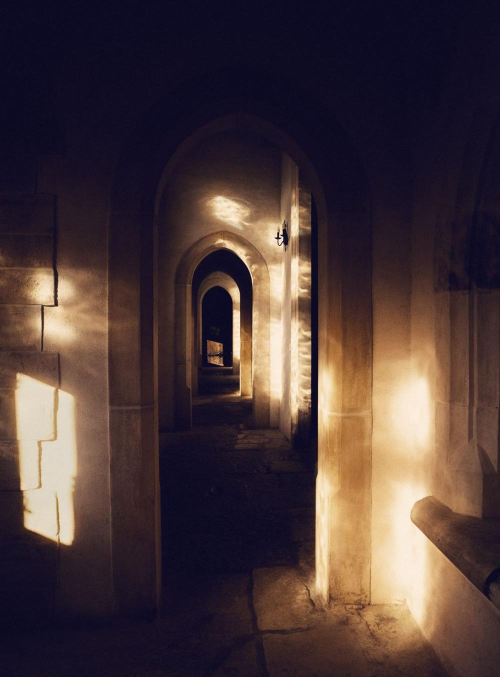
#> input picture src/assets/img/corridor-glow-sm.jpg, 1000 x 1353 px, given in place of corridor-glow-sm.jpg.jpg, which was not available (shown at 1/2 size)
$ python engrave.py ../src/assets/img/corridor-glow-sm.jpg
#> lines starting #> are read from the running program, lines starting #| are printed output that depends on the picture; pictures that were not available may be replaced by others from this repository, and a replacement may not be noted
# -*- coding: utf-8 -*-
"""Turn a photograph into a line engraving: Cloud lines on Indigo.
    python3 tools/engrave.py hero-souq-night
writes src/assets/img/<name>-engrave.jpg (+ -sm)."""
import os, sys
import numpy as np
from PIL import Image, ImageFilter

HERE = os.path.dirname(os.path.abspath(__file__))
IMG = os.path.join(HERE, "..", "src", "assets", "img")
INDIGO = np.array([27, 24, 71], float) / 255
CLOUD = np.array([247, 245, 240], float) / 255


def blur(a, r):
    return np.asarray(Image.fromarray((a * 255).astype(np.uint8)).filter(ImageFilter.GaussianBlur(r)), float) / 255


def engrave(name, period=5.2):
#> called with name = '../src/assets/img/corridor-glow-sm.jpg', period = 5.2
    im = Image.open(os.path.join(IMG, name + ".jpg")).convert("L")
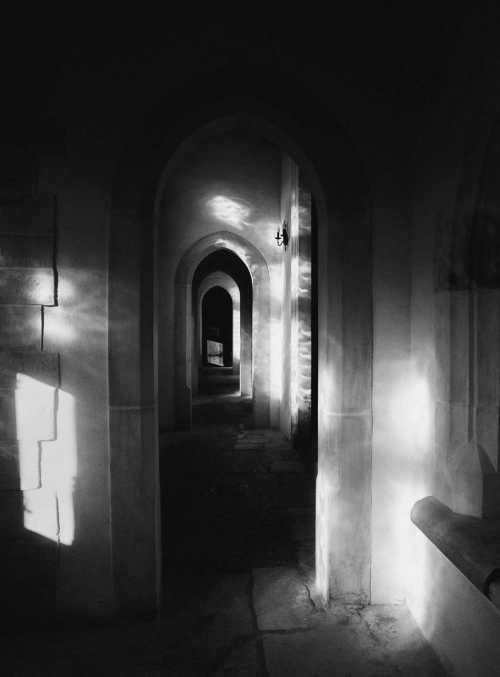
#> im: PIL image 1000x1353 L (shown at 1/2 size); min 2, max 247, mean 61.7
    L = np.asarray(im, float) / 255
    lo, hi = np.percentile(L, 2), np.percentile(L, 99.5)
#> lo = 0.051; hi = 0.933
    L = np.clip((L - lo) / (hi - lo), 0, 1)
    Ls = blur(L, 2.2)
    h, w = L.shape
#> h = 1353; w = 1000
    y, x = np.mgrid[0:h, 0:w].astype(float)
    # contour-following warp: lines bend with the large-scale tone
    warp = blur(L, 18) * 9.0
    def hatch(angle, per, thick, gain):
#> called with angle = -14, per = 5.2, gain = 1
        a = np.deg2rad(angle)
        ph = (x * np.sin(a) + y * np.cos(a) + warp * per) / per
        d = np.abs(ph - np.round(ph)) * 2          # 0 at line centre .. 1 between lines
        t = np.clip(thick, 0, 1)
        return np.clip((t - d) / 0.18 + 0.5, 0, 1) * gain
    tone = np.clip((Ls - .07) / .93, 0, 1) ** 0.9
    ink = hatch(-14, period, tone * 0.95, 1.0)
    ink = np.maximum(ink, hatch(58, period * 1.15, np.clip((tone - .45) / .55, 0, 1) * .8, .85))
#> call 2 of hatch, with angle = 58, per = 5.98, gain = 0.85
#> in hatch (call 2), `ph = (x * np.sin(a) + y * np.cos(a) + warp * per) / per`:
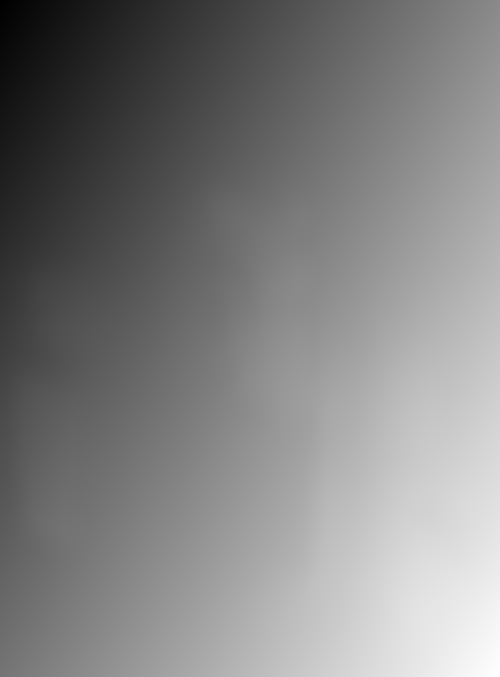
#> ph: shape (1353, 1000) float64 (shown at 1/2 size); min 0, max 262.5, mean 132.7; drawn with min black and max white
    ink = np.maximum(ink, hatch(-74, period * 1.3, np.clip((tone - .75) / .25, 0, 1) * .7, .7))
#> call 3 of hatch, with angle = -74, per = 6.76, gain = 0.7
#> in hatch (call 3), `ph = (x * np.sin(a) + y * np.cos(a) + warp * per) / per`:
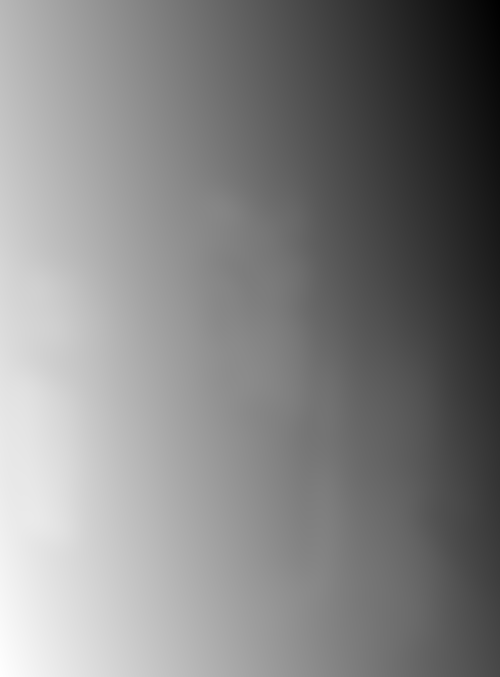
#> ph: shape (1353, 1000) float64 (shown at 1/2 size); min -142, max 55.27, mean -41.5; drawn with min black and max white
#> in hatch (call 3), `d = np.abs(ph - np.round(ph)) * 2`:
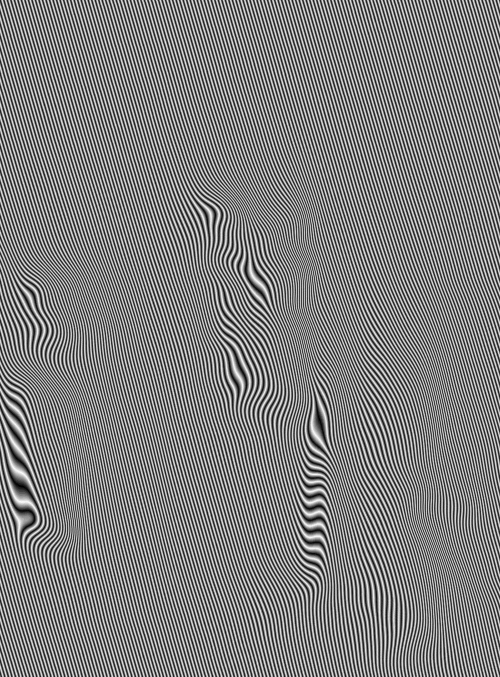
#> d: shape (1353, 1000) float64 (shown at 1/2 size); min 0, max 1, mean 0.5
    # contours
    gx = np.zeros_like(Ls); gy = np.zeros_like(Ls)
    gx[:, 1:-1] = Ls[:, 2:] - Ls[:, :-2]; gy[1:-1] = Ls[2:] - Ls[:-2]
#> after `gy[1:-1] = Ls[2:] - Ls[:-2]`:
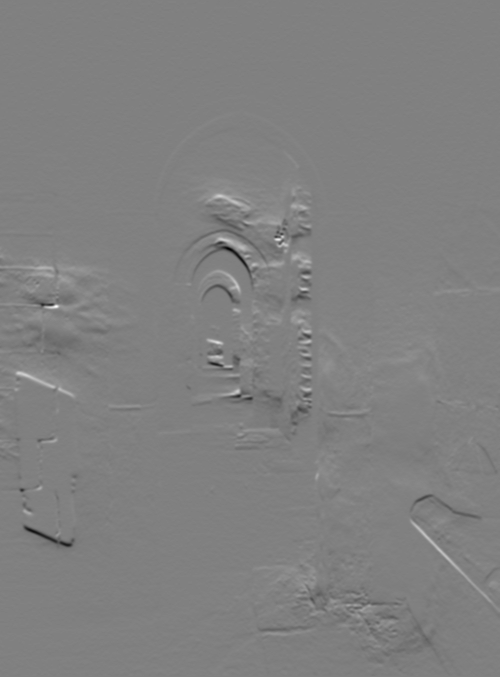
#> gy: shape (1353, 1000) float64 (shown at 1/2 size); min -0.235, max 0.231, mean 9.32e-05; drawn with min black and max white
    edge = np.clip((np.hypot(gx, gy) - .045) * 7, 0, 1)
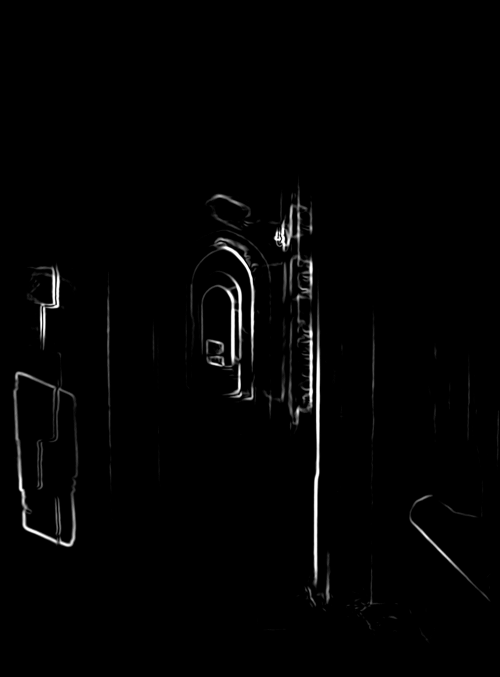
#> edge: shape (1353, 1000) float64 (shown at 1/2 size); min 0, max 1, mean 0.0141
    ink = np.maximum(ink * .82, edge * .7)
    ink = blur(ink, .6)
    rgb = INDIGO[None, None] * (1 - ink[..., None]) + CLOUD[None, None] * ink[..., None]
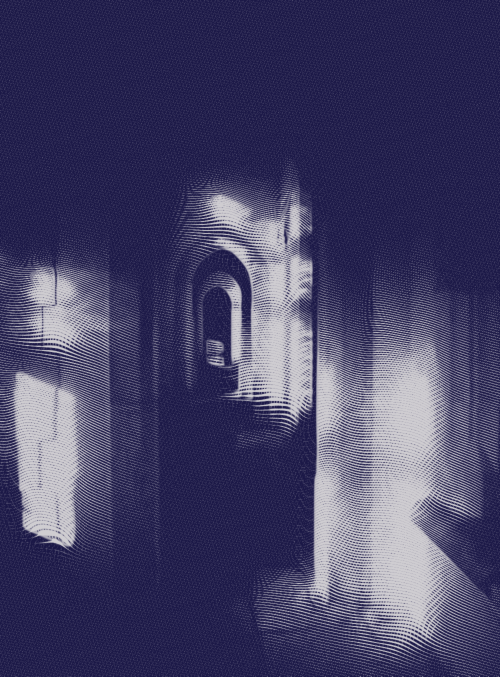
#> rgb: shape (1353, 1000, 3) float64 (shown at 1/2 size); mean of channels 0, 1, 2 0.275, 0.264, 0.408; drawn as R, G, B
    out = Image.fromarray((rgb * 255).astype(np.uint8))
    out.save(os.path.join(IMG, name + "-engrave.jpg"), quality=84, optimize=True, progressive=True)
    sm = out.resize((1000, round(1000 * h / w)), Image.LANCZOS)
    sm.save(os.path.join(IMG, name + "-engrave-sm.jpg"), quality=82, optimize=True, progressive=True)
    print(name, out.size)
#| ../src/assets/img/corridor-glow-sm.jpg (1000, 1353)


if __name__ == "__main__":
    for n in sys.argv[1:]:
        engrave(n)

$ run again, on src/assets/img/cs-courtyard-water.jpg
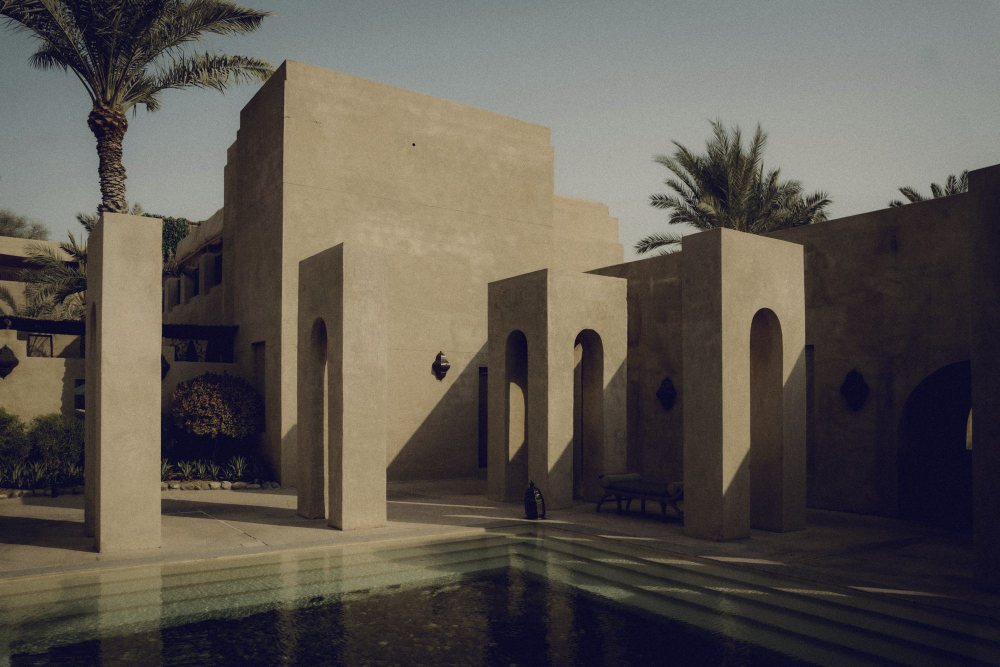
#> input picture src/assets/img/cs-courtyard-water.jpg, 2000 x 1334 px, given in place of cs-courtyard-water.jpg.jpg, which was not available (shown at 1/2 size)
#> in engrave, `im = Image.open(os.path.join(IMG, name + ".jpg")).convert("L")`:
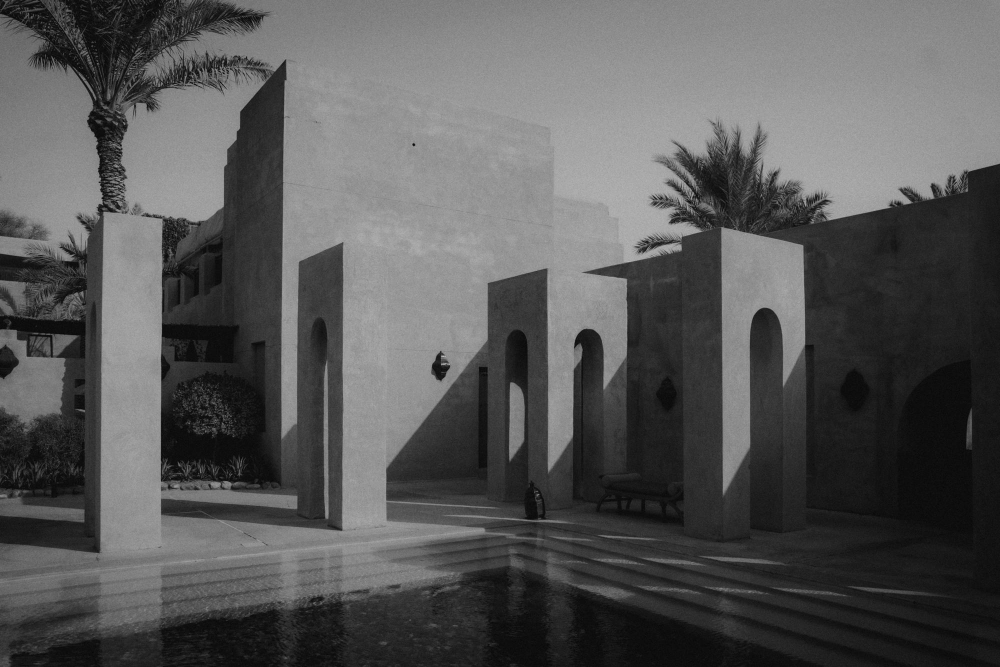
#> im: PIL image 2000x1334 L (shown at 1/2 size); min 0, max 197, mean 87.5
#> lo = 0.051; hi = 0.667
#> in engrave, `sm = out.resize((1000, round(1000 * h / w)), Image.LANCZOS)`:
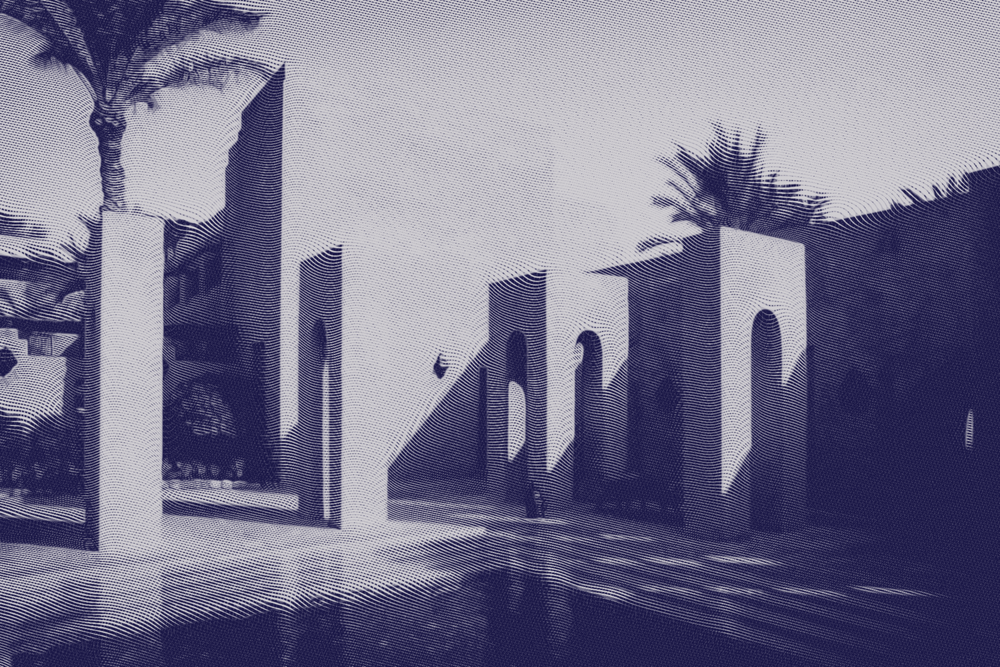
#> sm: PIL image 1000x667 RGB; mean R, G, B 117.3, 114.7, 140.2
#| ../src/assets/img/cs-courtyard-water.jpg (2000, 1334)
